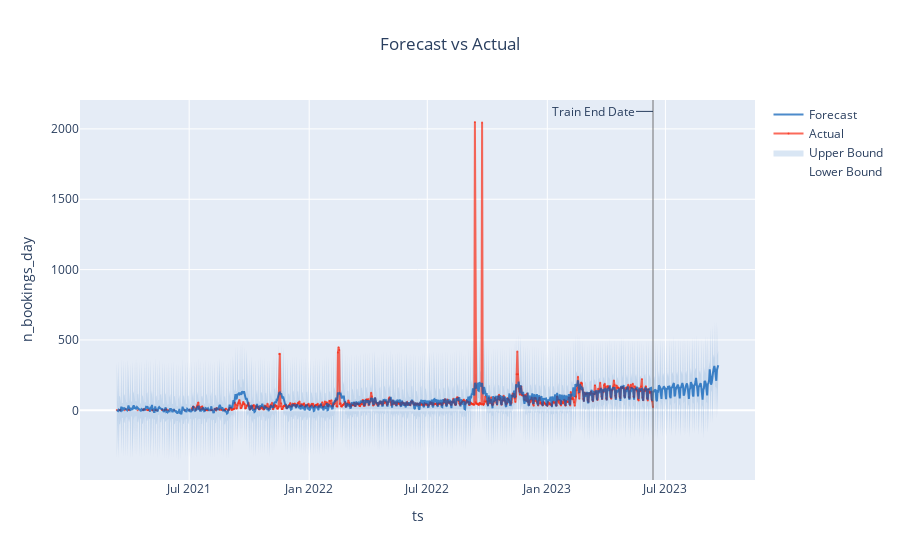

This figure's notebook cell:
### Markdown cell above
## Here, we have predictions from the next 100 days

### Code cell
forecast = result_ts.forecast
fig = forecast.plot()
plotly.io.show(fig)

### Figure 1 — Plotly figure (JSON) as saved in the notebook; plotly's stock layout.template omitted (floating-point values rounded to 4 significant figures; data arrays with more than 128 entries replaced by an {"elided": "..."} marker saying what was removed)
{"data": [{"legendgroup": "interval", "line": {"color": "rgba(0, 90, 181, 0.5)", "width": 0}, "mode": "lines", "name": "Lower Bound", "type": "scatter", "x": {"elided": "923 str values"}, "y": {"elided": "923 float values"}}, {"fill": "tonexty", "fillcolor": "rgba(0, 90, 181, 0.15)", "legendgroup": "interval", "line": {"color": "rgba(0, 90, 181, 0.5)", "width": 0}, "mode": "lines", "name": "Upper Bound", "type": "scatter", "x": {"elided": "923 str values"}, "y": {"elided": "923 float values"}}, {"line": {"color": "rgba(250, 43, 20, 0.7)"}, "marker": {"color": "rgba(250, 43, 20, 0.7)", "size": 2}, "mode": "lines+markers", "name": "Actual", "opacity": 1, "type": "scatter", "x": {"elided": "923 str values"}, "y": {"elided": "923 int values"}}, {"line": {"color": "rgba(0, 90, 181, 0.7)", "dash": "solid"}, "name": "Forecast", "type": "scatter", "x": {"elided": "923 str values"}, "y": {"elided": "923 float values"}}], "layout": {"annotations": [{"arrowhead": 0, "ax": -60, "ay": 0, "showarrow": true, "text": "Train End Date", "x": "2023-06-12T00:00:00", "xref": "x", "y": 0.97, "yref": "paper"}], "legend": {"traceorder": "reversed"}, "shapes": [{"line": {"color": "rgba(100, 100, 100, 0.9)", "width": 1}, "type": "line", "x0": "2023-06-12T00:00:00", "x1": "2023-06-12T00:00:00", "xref": "x", "y0": 0, "y1": 1, "yref": "paper"}], "showlegend": true, "title": {"text": "Forecast vs Actual", "x": 0.5}, "xaxis": {"title": {"text": "ts"}}, "yaxis": {"title": {"text": "n_bookings_day"}}}}
